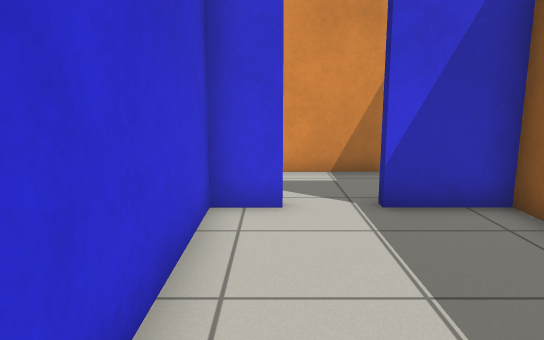
view 1 (above)

16 first-person views from a walk through a robot-simulator world made for Gazebo. The camera is 0.94 m above the floor, tilts 10° down and sees 70° across. The floor is counted in squares, 0.5 m on a side. Each view is taken from the middle of a square. On the plan, view 1 faces up. The plan holds only what a view shows up to about 19 squares ahead; the rest is blank.

view 2
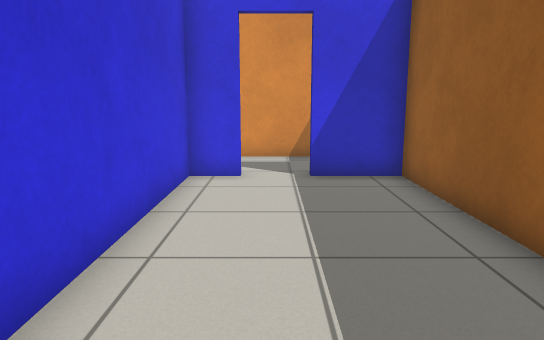

view 3
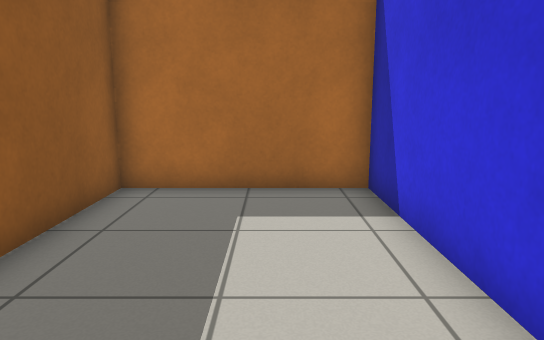

view 4
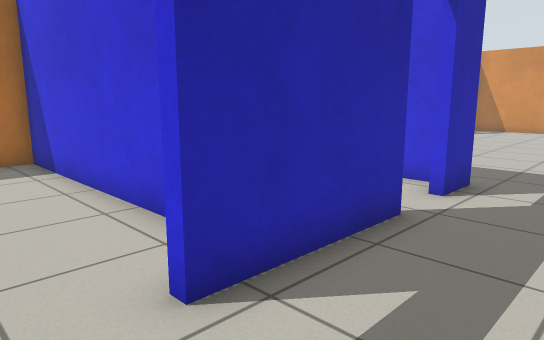

view 5
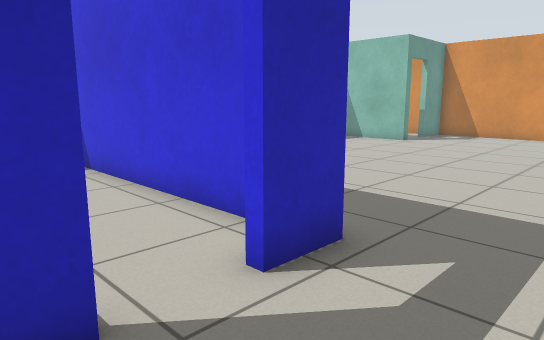

view 6
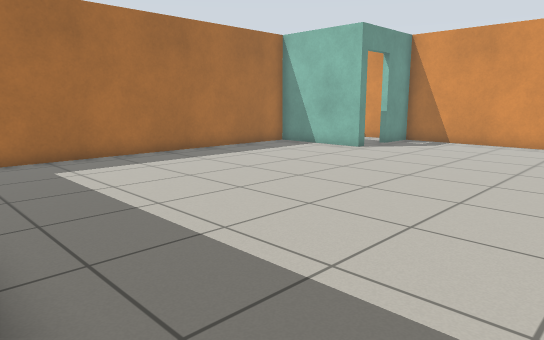

view 7
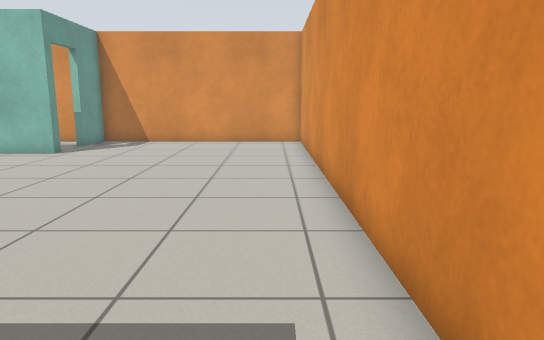

view 8
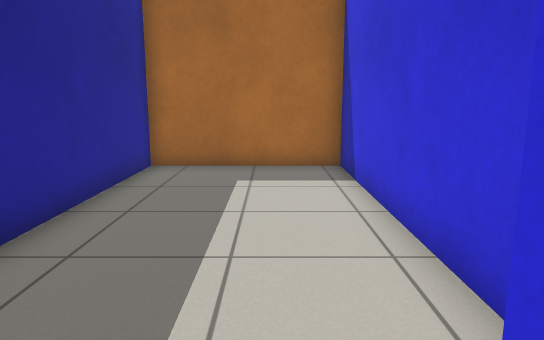

view 9
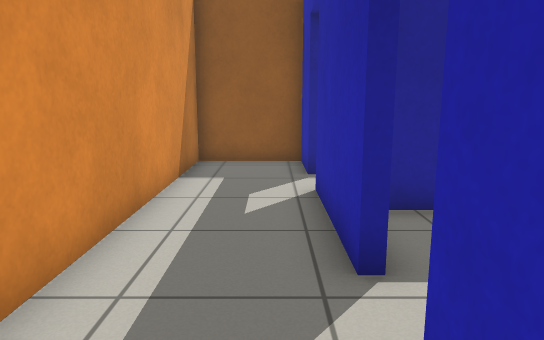

view 10
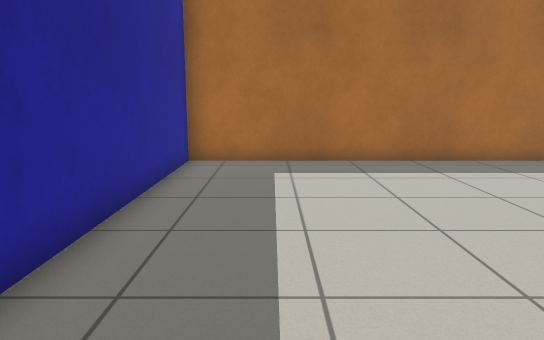

view 11
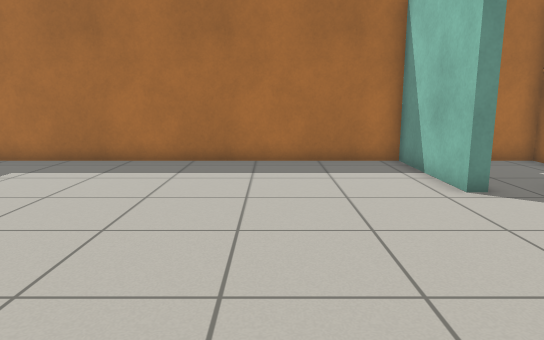

view 12
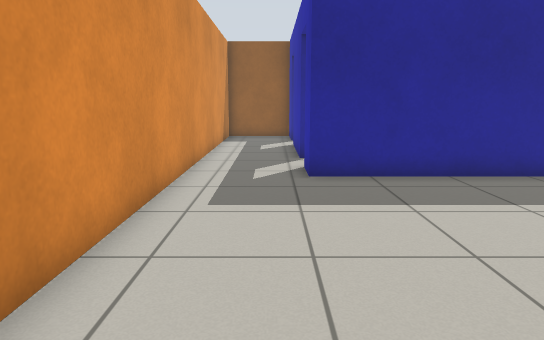

view 13
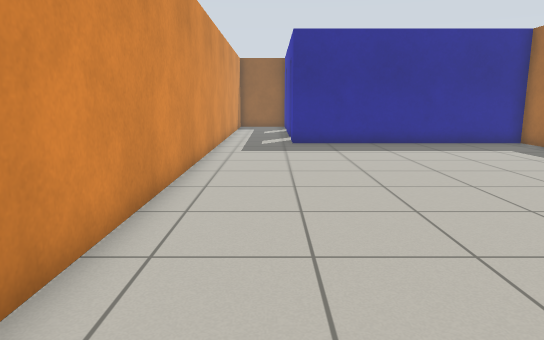

view 14
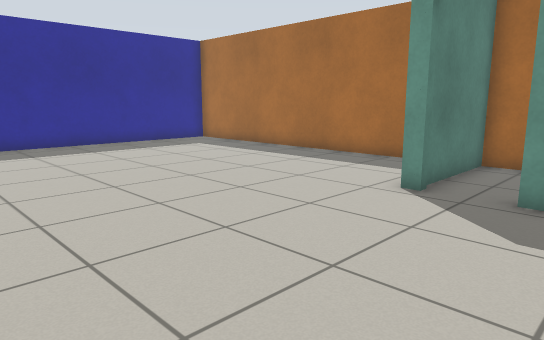

view 15
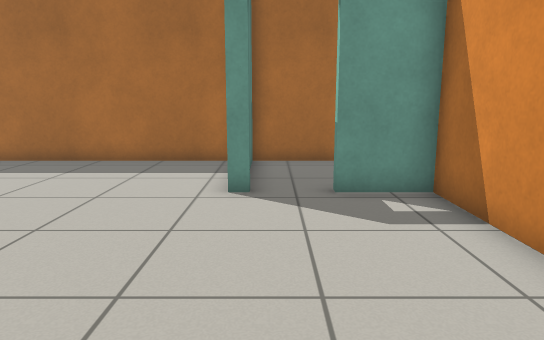

view 16
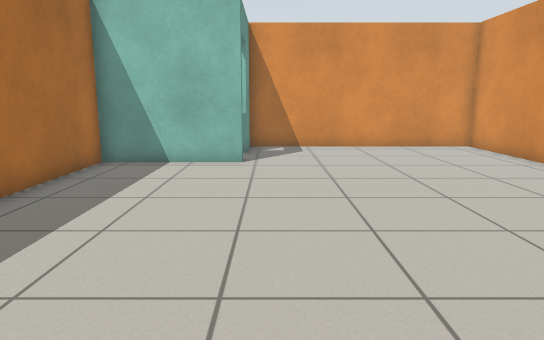

### Floor plan
Points are (right, up) in squares from view 1. A wall is a line through its corners. A room is listed if a view was taken in it or the views show most of it. See-through windows are left out.
Room 1 (views 1, 2, 3)
walls: (0.2, 6.8) (-1.1, 6.8) (-1.1, -3.3) (4.3, -3.3) (4.3, 6.8) (1.9, 6.8)
ways out: open door at (1.5, 7) to room 2
Room 2 (views 4, 5, 6, 7, 8, 9, 10, 11, 12, 13, 14, 15, 16)
walls: (-21.4, 1.1) (-21.1, 1.1) (-21.1, -3.3) (-7.3, -3.3) (-7.3, 7.1) (-5.8, 7.1); (-4.1, 7.1) (0.2, 7.1); (1.9, 7.1) (4.3, 7.1) (4.3, 10.3) (-25.4, 10.3) (-25.4, 1.1) (-23.3, 1.1)
ways out: open door at (1.5, 7) to room 1; open door at (-4.5, 7) to room 3; open door at (-22.5, 1) to room 4
Room 3 (no view inside)
walls: (-1.4, 5.1) (-1.4, 6); (-7, 6.4) (-7, -3.3) (-1.4, -3.3) (-1.4, 3.1)
ways out: open door at (-4.5, 7) to room 2
Room 4 (no view inside)
walls: (-25.4, -0.3) (-25.4, -1.1); (-25.4, -2.9) (-25.4, -3.3) (-21.4, -3.3) (-21.4, 1.1)
ways out: open door at (-22.5, 1) to room 2

Where each view was taken, in squares from view 1:
view 1: 0 up, 0 right, facing up
view 2: 3 down, 1 right, facing up
view 3: 5 up, 1 right, facing down
view 4: 10 up, 2 right, facing down-left
view 5: 10 up, 3 left, facing down-left
view 6: 10 up, 7 left, facing down-left
view 7: 9 up, 7 left, facing left
view 8: 8 up, 5 left, facing down
view 9: 8 up, 8 left, facing right
view 10: 9 up, 10 left, facing down
view 11: 9 up, 17 left, facing down
view 12: 8 up, 17 left, facing right
view 13: 8 up, 25 left, facing right
view 14: 9 up, 25 left, facing down-right
view 15: 9 up, 22 left, facing down
view 16: 2 up, 9 left, facing left
